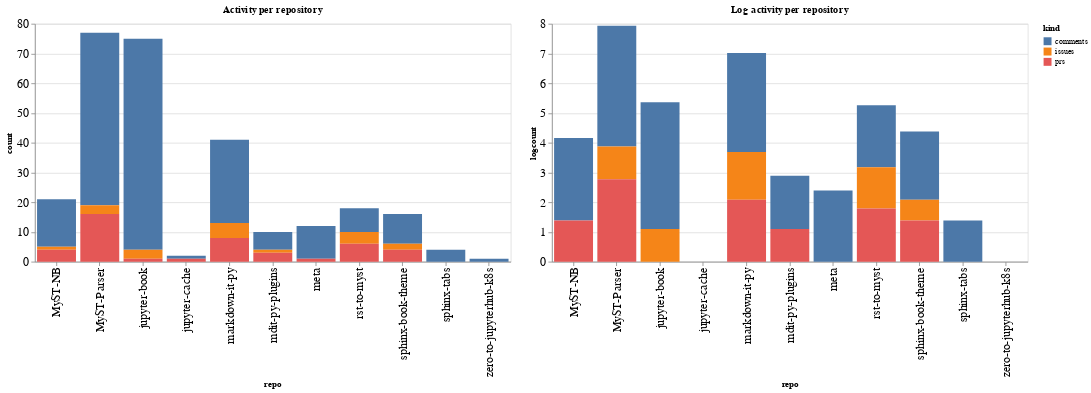

The cell this chart's notebook holds for it:
### Code cell
ch1 = alt.Chart(repo_summaries, width=600, title="Activity per repository").mark_bar().encode(
    x='repo',
    y='count',
    color='kind',
    tooltip="kind"
)

ch2 = alt.Chart(repo_summaries, width=600, title="Log activity per repository").mark_bar().encode(
    x='repo',
    y='logcount',
    color='kind',
    tooltip="kind"
)

ch1 | ch2

### Figure 1 — Vega-Lite specification as saved in the notebook (floating-point values rounded to 4 significant figures)
{"config": {"axisLeft": {"labelFontSize": 15}, "axisBottom": {"labelFontSize": 15}}, "hconcat": [{"mark": "bar", "encoding": {"color": {"type": "nominal", "field": "kind"}, "tooltip": {"type": "nominal", "field": "kind"}, "x": {"type": "nominal", "field": "repo"}, "y": {"type": "quantitative", "field": "count"}}, "title": "Activity per repository", "width": 600}, {"mark": "bar", "encoding": {"color": {"type": "nominal", "field": "kind"}, "tooltip": {"type": "nominal", "field": "kind"}, "x": {"type": "nominal", "field": "repo"}, "y": {"type": "quantitative", "field": "logcount"}}, "title": "Log activity per repository", "width": 600}], "data": {"name": "data-aef8694c2217c614f6d2fde0a16a7280"}, "$schema": "https://vega.github.io/schema/vega-lite/v4.8.1.json", "datasets": {"data-aef8694c2217c614f6d2fde0a16a7280": [{"repo": "MyST-NB", "kind": "comments", "count": 16, "logcount": 2.773}, {"repo": "MyST-NB", "kind": "issues", "count": 1, "logcount": 0.0}, {"repo": "MyST-NB", "kind": "prs", "count": 4, "logcount": 1.386}, {"repo": "MyST-Parser", "kind": "comments", "count": 58, "logcount": 4.06}, {"repo": "MyST-Parser", "kind": "issues", "count": 3, "logcount": 1.099}, {"repo": "MyST-Parser", "kind": "prs", "count": 16, "logcount": 2.773}, {"repo": "jupyter-book", "kind": "comments", "count": 71, "logcount": 4.263}, {"repo": "jupyter-book", "kind": "issues", "count": 3, "logcount": 1.099}, {"repo": "jupyter-book", "kind": "prs", "count": 1, "logcount": 0.0}, {"repo": "jupyter-cache", "kind": "comments", "count": 1, "logcount": 0.0}, {"repo": "jupyter-cache", "kind": "prs", "count": 1, "logcount": 0.0}, {"repo": "markdown-it-py", "kind": "comments", "count": 28, "logcount": 3.332}, {"repo": "markdown-it-py", "kind": "issues", "count": 5, "logcount": 1.609}, {"repo": "markdown-it-py", "kind": "prs", "count": 8, "logcount": 2.079}, {"repo": "mdit-py-plugins", "kind": "comments", "count": 6, "logcount": 1.792}, {"repo": "mdit-py-plugins", "kind": "issues", "count": 1, "logcount": 0.0}, {"repo": "mdit-py-plugins", "kind": "prs", "count": 3, "logcount": 1.099}, {"repo": "meta", "kind": "comments", "count": 11, "logcount": 2.398}, {"repo": "meta", "kind": "prs", "count": 1, "logcount": 0.0}, {"repo": "rst-to-myst", "kind": "comments", "count": 8, "logcount": 2.079}, {"repo": "rst-to-myst", "kind": "issues", "count": 4, "logcount": 1.386}, {"repo": "rst-to-myst", "kind": "prs", "count": 6, "logcount": 1.792}, {"repo": "sphinx-book-theme", "kind": "comments", "count": 10, "logcount": 2.303}, {"repo": "sphinx-book-theme", "kind": "issues", "count": 2, "logcount": 0.6931}, {"repo": "sphinx-book-theme", "kind": "prs", "count": 4, "logcount": 1.386}, {"repo": "sphinx-tabs", "kind": "comments", "count": 4, "logcount": 1.386}, {"repo": "zero-to-jupyterhub-k8s", "kind": "comments", "count": 1, "logcount": 0.0}]}}
